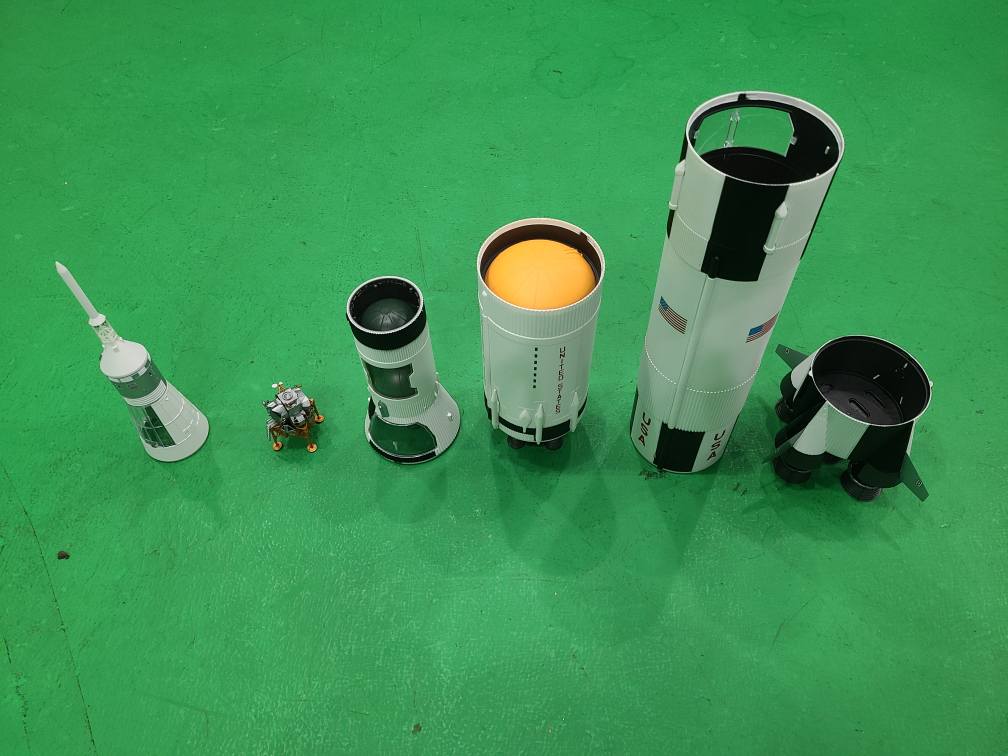
#> input picture examples/all.jpg, 4032 x 3024 px (shown at 1/4 size); its folder holds only this picture in this run
$ python -i modules_hotrack.py   (imports and definitions only)
#> lines starting #> are read from the running program, lines starting #| are printed output that depends on the picture
import json
import os
import sys
from pathlib import Path
from typing import Any, Dict, List, Optional, Sequence, Tuple

import cv2
import numpy as np

_REPO_ROOT = Path(__file__).resolve().parent
if str(_REPO_ROOT) not in sys.path:
    sys.path.insert(0, str(_REPO_ROOT))

from tracking.hotrack import Hotrack  # noqa: E402


CONFIGS = {
    "tiny": ("configs/sam2.1/sam2.1_hiera_t.yaml", "sam2.1_hiera_tiny.pt"),
    "small": ("configs/sam2.1/sam2.1_hiera_s.yaml", "sam2.1_hiera_small.pt"),
    "base_plus": ("configs/sam2.1/sam2.1_hiera_b+.yaml", "sam2.1_hiera_base_plus.pt"),
    "large": ("configs/sam2.1/sam2.1_hiera_l.yaml", "sam2.1_hiera_large.pt"),
}


def _abs_repo_path(path: str | Path) -> Path:
    p = Path(path).expanduser()
    return p if p.is_absolute() else _REPO_ROOT / p


# [5 lines left out: function _env_flag, not called in this run]


def _hograph_plus_fallback(rel_path: str | Path) -> Optional[Path]:
    root_raw = os.environ.get("HOGRAPH_PLUS_ROOT")
    roots = [Path(root_raw).expanduser()] if root_raw else [
        _REPO_ROOT.parent / "hograph_plus",
        _REPO_ROOT.parent.parent / "hograph_plus",
    ]
    for root in roots:
        candidate = root / rel_path
        if candidate.exists():
            return candidate
    return None


# [41 lines left out: functions _sanitize_track_only_result, _sanitize_track_only_tracking_json, apply_track_only_hotrack_runtime_flags, not called in this run]


class InteractiveHoTrackSegmentor:
    """Interactive online wrapper around hograph_plus track-only Hotrack.

    This intentionally uses Hotrack.process_frame_with_tracking() and disables
    structural graph/id-transition behavior the same way hograph_plus track-only
    mode does. The wrapper only adapts outputs for main_all.py and adds basic
    local interactive mask editing/deletion plus PNG overlay/mask saving.
    """

    def __init__(
        self,
        output_dir: str = "output/hotrack_stage1",
        video_name: str = "hl2_online",
        yolo_model_path: str = "weights/yolo_100doh_best.pt",
        sam2_variant: str = "tiny",
        sam2_checkpoint: str = "",
        image_dir: str = ".",
        max_side: int = 0,
        ho_thresh_hand: float = 0.55,
        ho_thresh_obj: float = 0.55,
        iou_threshold: float = 0.5,
        target_contact_code: str = "P",
        save_masks: bool = True,
        save_tracking_json: bool = True,
        interactive_window: bool = True,
        window_name: str = "Interactive HoTrack TrackOnly",
        use_cuda: Optional[bool] = None,
        sam2_amp: bool = True,
        sam2_amp_dtype: str = "bfloat16",
        sam2_backend: str = "online",
        backfill_window: int = 120,
        use_dino_id: bool = True,
        enable_id_recovery: bool = True,
        compute_dino_similarity: bool = False,
        dino_allow_download: bool = False,
        **_: Any,
    ):
        self.output_dir = _abs_repo_path(output_dir)
        self.video_name = str(video_name)
        self.run_dir = self.output_dir / self.video_name
        self.masks_dir = self.run_dir / "masks_png"
        self.overlays_dir = self.run_dir / "overlays"
        self.save_masks = bool(save_masks)
        self.save_tracking_json = bool(save_tracking_json)
        if self.save_masks:
            self.masks_dir.mkdir(parents=True, exist_ok=True)
            self.overlays_dir.mkdir(parents=True, exist_ok=True)

        self.max_side = int(max_side or 0)
        self.iou_threshold = float(iou_threshold)
        self.target_contact_code = str(target_contact_code or "P")
        self.interactive_window = bool(interactive_window)
        self.window_name = str(window_name)
        self.quit_requested = False
        self.selected_id: Optional[int] = None
        self.editing = False
        self.edit_mask: Optional[np.ndarray] = None
        self.brush_radius = 18
        self._drawing = False
        self._erase = False
        self.current_frame: Optional[np.ndarray] = None
        self.current_vis: Optional[np.ndarray] = None
        self.current_result: Dict[str, Any] = {}
        self.current_masks: Dict[int, np.ndarray] = {}
        self.current_frame_idx = -1
        self._orig_shape: Tuple[int, int] = (0, 0)

        sam2_cfg, default_ckpt = self._resolve_sam2_config(sam2_variant, sam2_checkpoint)
        yolo_path = _abs_repo_path(yolo_model_path)
        if not yolo_path.exists():
            fallback = _hograph_plus_fallback(Path("weights") / Path(yolo_model_path).name)
            if fallback is not None:
                yolo_path = fallback
        if not yolo_path.exists():
            raise FileNotFoundError(
                f"HoTrack YOLO checkpoint not found: {yolo_path}. "
                "Use weights/yolo_100doh_best.pt, set UVR_HOTRACK_YOLO_MODEL, or set HOGRAPH_PLUS_ROOT."
            )

        ckpt_path = Path(default_ckpt)
        if not ckpt_path.exists():
            fallback = _hograph_plus_fallback(Path("third_party") / "sam2_realtime" / "checkpoints" / ckpt_path.name)
            if fallback is not None:
                ckpt_path = fallback
        if not ckpt_path.exists():
            raise FileNotFoundError(
                f"SAM2 checkpoint not found: {ckpt_path}. "
                "Set UVR_HOTRACK_SAM2_CHECKPOINT, place the file under segmentor/sam2_realtime/checkpoints/, or set HOGRAPH_PLUS_ROOT."
            )

        self.hotrack = Hotrack(
            image_dir=str(_abs_repo_path(image_dir)),
            output_root=str(self.output_dir),
            backfill_window=max(1, int(backfill_window)),
            ho_thresh_hand=float(ho_thresh_hand),
            ho_thresh_obj=float(ho_thresh_obj),
            ho_yolo_model_path=str(yolo_path),
            sam2_checkpoint=str(ckpt_path),
            sam2_model_cfg=str(sam2_cfg),
            sam2_amp=bool(sam2_amp),
            sam2_amp_dtype=str(sam2_amp_dtype),
            sam2_backend=str(sam2_backend),
            use_cuda=(use_cuda is not False),
            use_dino_id=bool(use_dino_id),
            enable_id_recovery=bool(enable_id_recovery),
            compute_dino_similarity=bool(compute_dino_similarity),
            dino_allow_download=bool(dino_allow_download),
        )
        self.hotrack.save_tracking_json = bool(self.save_tracking_json)
        apply_track_only_hotrack_runtime_flags(self.hotrack)
        self.hotrack.set_output_dirs(str(self.output_dir), self.video_name, image_dir=str(_abs_repo_path(image_dir)))
        self.hotrack.reset_tracker_state()

        self._write_meta()
        if self.interactive_window:
            try:
                cv2.namedWindow(self.window_name, cv2.WINDOW_NORMAL)
                cv2.setMouseCallback(self.window_name, self._on_mouse)
            except cv2.error as exc:
                print(f"[HoTrackTrackOnly] Interactive window disabled: {exc}")
                self.interactive_window = False

    def _resolve_sam2_config(self, variant: str, checkpoint: str) -> Tuple[str, str]:
        key = str(variant or "tiny").strip().lower()
        if key not in CONFIGS:
            raise ValueError(f"Unknown SAM2 variant '{variant}'. Choose one of {sorted(CONFIGS)}")
        cfg, ckpt_name = CONFIGS[key]
        ckpt_path = Path(checkpoint).expanduser() if checkpoint else _REPO_ROOT / "segmentor" / "sam2_realtime" / "checkpoints" / ckpt_name
        if not ckpt_path.is_absolute():
            ckpt_path = _REPO_ROOT / ckpt_path
        return cfg, str(ckpt_path)

    # [311 lines left out: functions _write_meta, track_only_flags, _resize_input, _upscale_mask, process_frame, render and 13 more, not called in this run]

>>> import cv2
>>> picture = cv2.imread('examples/all.jpg', cv2.IMREAD_GRAYSCALE)
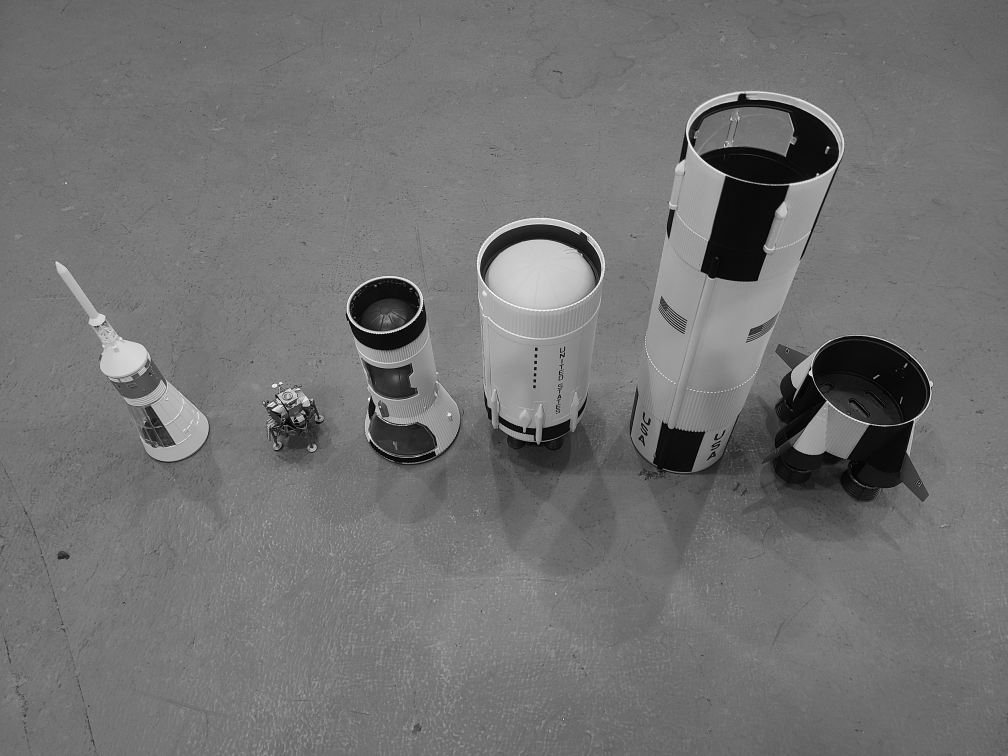
#> picture: shape (3024, 4032) (shown at 1/4 size); min 0, max 255, mean 113.7
>>> result = InteractiveHoTrackSegmentor().process_frame(picture)
#> (the run stopped early here; a loop or call above may not have finished)
